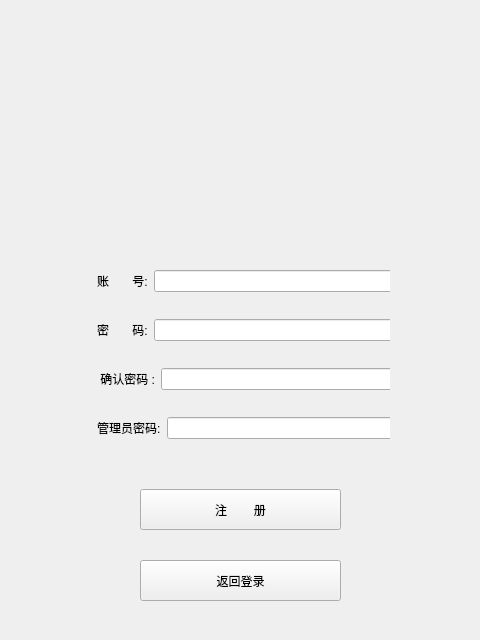
<?xml version="1.0" encoding="UTF-8"?>
<ui version="4.0">
 <class>loginpage</class>
 <widget class="QMainWindow" name="loginpage">
  <property name="geometry">
   <rect>
    <x>0</x>
    <y>0</y>
    <width>480</width>
    <height>640</height>
   </rect>
  </property>
  <property name="windowTitle">
   <string>停车场管理系统</string>
  </property>
  <property name="windowIcon">
   <iconset>
    <normalon>:/img/院徽.png</normalon>
   </iconset>
  </property>
  <property name="unifiedTitleAndToolBarOnMac">
   <bool>false</bool>
  </property>
  <widget class="QWidget" name="centralwidget">
   <layout class="QGridLayout" name="gridLayout_3">
    <item row="0" column="0">
     <widget class="QWidget" name="widget" native="true">
      <property name="minimumSize">
       <size>
        <width>462</width>
        <height>622</height>
       </size>
      </property>
      <layout class="QGridLayout" name="gridLayout_2">
       <property name="leftMargin">
        <number>0</number>
       </property>
       <property name="topMargin">
        <number>0</number>
       </property>
       <property name="rightMargin">
        <number>0</number>
       </property>
       <property name="bottomMargin">
        <number>0</number>
       </property>
       <property name="spacing">
        <number>0</number>
       </property>
       <item row="0" column="0">
        <spacer name="horizontalSpacer_9">
         <property name="orientation">
          <enum>Qt::Horizontal</enum>
         </property>
         <property name="sizeHint" stdset="0">
          <size>
           <width>59</width>
           <height>20</height>
          </size>
         </property>
        </spacer>
       </item>
       <item row="0" column="2">
        <layout class="QVBoxLayout" name="verticalLayout_6">
         <item>
          <spacer name="verticalSpacer_2">
           <property name="orientation">
            <enum>Qt::Vertical</enum>
           </property>
           <property name="sizeType">
            <enum>QSizePolicy::Minimum</enum>
           </property>
           <property name="sizeHint" stdset="0">
            <size>
             <width>20</width>
             <height>20</height>
            </size>
           </property>
          </spacer>
         </item>
         <item>
          <layout class="QHBoxLayout" name="horizontalLayout_23">
           <item>
            <spacer name="horizontalSpacer_4">
             <property name="orientation">
              <enum>Qt::Horizontal</enum>
             </property>
             <property name="sizeType">
              <enum>QSizePolicy::Preferred</enum>
             </property>
             <property name="sizeHint" stdset="0">
              <size>
               <width>40</width>
               <height>20</height>
              </size>
             </property>
            </spacer>
           </item>
           <item>
            <widget class="QLabel" name="label_11">
             <property name="minimumSize">
              <size>
               <width>90</width>
               <height>90</height>
              </size>
             </property>
             <property name="maximumSize">
              <size>
               <width>90</width>
               <height>90</height>
              </size>
             </property>
             <property name="text">
              <string/>
             </property>
             <property name="pixmap">
              <pixmap resource="../img/background.qrc">:/img/院徽.png</pixmap>
             </property>
             <property name="scaledContents">
              <bool>true</bool>
             </property>
            </widget>
           </item>
           <item>
            <spacer name="horizontalSpacer_5">
             <property name="orientation">
              <enum>Qt::Horizontal</enum>
             </property>
             <property name="sizeType">
              <enum>QSizePolicy::Preferred</enum>
             </property>
             <property name="sizeHint" stdset="0">
              <size>
               <width>40</width>
               <height>20</height>
              </size>
             </property>
            </spacer>
           </item>
          </layout>
         </item>
         <item>
          <widget class="QLabel" name="label_12">
           <property name="minimumSize">
            <size>
             <width>300</width>
             <height>90</height>
            </size>
           </property>
           <property name="maximumSize">
            <size>
             <width>300</width>
             <height>90</height>
            </size>
           </property>
           <property name="text">
            <string/>
           </property>
           <property name="pixmap">
            <pixmap resource="../img/background.qrc">:/img/院文字.png</pixmap>
           </property>
           <property name="scaledContents">
            <bool>true</bool>
           </property>
          </widget>
         </item>
         <item>
          <spacer name="verticalSpacer_3">
           <property name="orientation">
            <enum>Qt::Vertical</enum>
           </property>
           <property name="sizeType">
            <enum>QSizePolicy::Preferred</enum>
           </property>
           <property name="sizeHint" stdset="0">
            <size>
             <width>20</width>
             <height>40</height>
            </size>
           </property>
          </spacer>
         </item>
         <item>
          <widget class="QWidget" name="widget_6" native="true"/>
         </item>
        </layout>
       </item>
       <item row="1" column="1" colspan="2">
        <widget class="QStackedWidget" name="stackedWidget">
         <property name="currentIndex">
          <number>1</number>
         </property>
         <widget class="QWidget" name="page_0">
          <widget class="PushButton" name="denglu">
           <property name="geometry">
            <rect>
             <x>50</x>
             <y>240</y>
             <width>201</width>
             <height>41</height>
            </rect>
           </property>
           <property name="text">
            <string>登       录</string>
           </property>
           <property name="shortcut">
            <string>Return</string>
           </property>
          </widget>
          <widget class="PushButton" name="PushButton_5">
           <property name="geometry">
            <rect>
             <x>50</x>
             <y>310</y>
             <width>201</width>
             <height>41</height>
            </rect>
           </property>
           <property name="text">
            <string>退       出</string>
           </property>
          </widget>
          <widget class="QWidget" name="layoutWidget_3">
           <property name="geometry">
            <rect>
             <x>20</x>
             <y>10</y>
             <width>280</width>
             <height>211</height>
            </rect>
           </property>
           <layout class="QVBoxLayout" name="verticalLayout_2">
            <item>
             <layout class="QHBoxLayout" name="horizontalLayout_8">
              <item>
               <widget class="QLabel" name="label_13">
                <property name="text">
                 <string>用户名:</string>
                </property>
               </widget>
              </item>
              <item>
               <widget class="LineEdit" name="username">
                <property name="enabled">
                 <bool>true</bool>
                </property>
               </widget>
              </item>
             </layout>
            </item>
            <item>
             <layout class="QHBoxLayout" name="horizontalLayout_10">
              <item>
               <widget class="QLabel" name="label_14">
                <property name="text">
                 <string>密  码:</string>
                </property>
               </widget>
              </item>
              <item>
               <widget class="PasswordLineEdit" name="password"/>
              </item>
             </layout>
            </item>
            <item>
             <layout class="QHBoxLayout" name="horizontalLayout_11">
              <item>
               <widget class="QLabel" name="label_15">
                <property name="text">
                 <string>验证码:</string>
                </property>
               </widget>
              </item>
              <item>
               <widget class="LineEdit" name="lineEdit_4"/>
              </item>
              <item>
               <widget class="QLabel" name="yanzhengma">
                <property name="minimumSize">
                 <size>
                  <width>60</width>
                  <height>30</height>
                 </size>
                </property>
                <property name="maximumSize">
                 <size>
                  <width>60</width>
                  <height>30</height>
                 </size>
                </property>
                <property name="text">
                 <string>刷新显示</string>
                </property>
               </widget>
              </item>
              <item>
               <widget class="PushButton" name="shuaxin">
                <property name="maximumSize">
                 <size>
                  <width>30</width>
                  <height>30</height>
                 </size>
                </property>
                <property name="styleSheet">
                 <string notr="true">PushButton, ToolButton, ToggleButton, ToggleToolButton {
    color: black;
    background: rgba(255, 255, 255, 0.7);
	
	border-image: url(:/img/R-C.png);
    border: 1px solid rgba(0, 0, 0, 0.073);
    border-bottom: 1px solid rgba(0, 0, 0, 0.183);
    border-radius: 5px;
    /* font: 14px 'Segoe UI', 'Microsoft YaHei'; */
    padding: 5px 12px 6px 12px;
    outline: none;
}

ToolButton {
    padding: 5px 9px 6px 8px;
}

PushButton[hasIcon=false] {
    padding: 5px 12px 6px 12px;
}

PushButton[hasIcon=true] {
    padding: 5px 12px 6px 36px;
}

DropDownToolButton, PrimaryDropDownToolButton {
    padding: 5px 31px 6px 8px;
}

DropDownPushButton[hasIcon=false],
PrimaryDropDownPushButton[hasIcon=false] {
    padding: 5px 31px 6px 12px;
}

DropDownPushButton[hasIcon=true],
PrimaryDropDownPushButton[hasIcon=true] {
    padding: 5px 31px 6px 36px;
}

PushButton:hover, ToolButton:hover, ToggleButton:hover, ToggleToolButton:hover {
    background: rgba(249, 249, 249, 0.5);
}

PushButton:pressed, ToolButton:pressed, ToggleButton:pressed, ToggleToolButton:pressed {
    color: rgba(0, 0, 0, 0.63);
    background: rgba(249, 249, 249, 0.3);
    border-bottom: 1px solid rgba(0, 0, 0, 0.073);
}

PushButton:disabled, ToolButton:disabled, ToggleButton:disabled, ToggleToolButton:disabled {
    color: rgba(0, 0, 0, 0.36);
    background: rgba(249, 249, 249, 0.3);
    border: 1px solid rgba(0, 0, 0, 0.06);
    border-bottom: 1px solid rgba(0, 0, 0, 0.06);
}


PrimaryPushButton,
PrimaryToolButton,
ToggleButton:checked,
ToggleToolButton:checked {
    color: white;
    background-color: #009faa;
    border: 1px solid #00a7b3;
    border-bottom: 1px solid #007780;
}

PrimaryPushButton:hover,
PrimaryToolButton:hover,
ToggleButton:checked:hover,
ToggleToolButton:checked:hover {
    background-color: #00a7b3;
    border: 1px solid #2daab3;
    border-bottom: 1px solid #007780;
}

PrimaryPushButton:pressed,
PrimaryToolButton:pressed,
ToggleButton:checked:pressed,
ToggleToolButton:checked:pressed {
    color: rgba(255, 255, 255, 0.63);
    background-color: #3eabb3;
    border: 1px solid #3eabb3;
}

PrimaryPushButton:disabled,
PrimaryToolButton:disabled,
ToggleButton:checked:disabled,
ToggleToolButton:checked:disabled {
    color: rgba(255, 255, 255, 0.9);
    background-color: rgb(205, 205, 205);
    border: 1px solid rgb(205, 205, 205);
}

SplitDropButton,
PrimarySplitDropButton {
    border-left: none;
    border-top-left-radius: 0;
    border-bottom-left-radius: 0;
}

#splitPushButton,
#splitToolButton,
#primarySplitPushButton,
#primarySplitToolButton {
    border-top-right-radius: 0;
    border-bottom-right-radius: 0;
}

#splitPushButton:pressed,
#splitToolButton:pressed,
SplitDropButton:pressed {
    border-bottom: 1px solid rgba(0, 0, 0, 0.183);
}

PrimarySplitDropButton:pressed {
    border-bottom: 1px solid #007780;
}

#primarySplitPushButton, #primarySplitToolButton {
    border-right: 1px solid #3eabb3;
}

#primarySplitPushButton:pressed, #primarySplitToolButton:pressed {
    border-bottom: 1px solid #007780;
}

HyperlinkButton {
    /* font: 14px 'Segoe UI', 'Microsoft YaHei'; */
    padding: 6px 12px 6px 12px;
    color: #009faa;
    border: none;
    border-radius: 6px;
    background-color: transparent;
}

HyperlinkButton[hasIcon=false] {
    padding: 6px 12px 6px 12px;
}

HyperlinkButton[hasIcon=true] {
    padding: 6px 12px 6px 36px;
}

HyperlinkButton:hover {
    color: #009faa;
    background-color: rgba(0, 0, 0, 10);
    border: none;
}

HyperlinkButton:pressed {
    color: #009faa;
    background-color: rgba(0, 0, 0, 6);
    border: none;
}

HyperlinkButton:disabled {
    color: rgba(0, 0, 0, 0.43);
    background-color: transparent;
    border: none;
}


RadioButton {
    min-height: 24px;
    max-height: 24px;
    background-color: transparent;
    font: 14px 'Segoe UI', 'Microsoft YaHei', 'PingFang SC';
    color: black;
}

RadioButton::indicator {
    width: 18px;
    height: 18px;
    border-radius: 11px;
    border: 2px solid #999999;
    background-color: rgba(0, 0, 0, 5);
    margin-right: 4px;
}

RadioButton::indicator:hover {
    background-color: rgba(0, 0, 0, 0);
}

RadioButton::indicator:pressed {
    border: 2px solid #bbbbbb;
    background-color: qradialgradient(spread:pad, cx:0.5, cy:0.5, radius:0.5, fx:0.5, fy:0.5,
            stop:0 rgb(255, 255, 255),
            stop:0.5 rgb(255, 255, 255),
            stop:0.6 rgb(225, 224, 223),
            stop:1 rgb(225, 224, 223));
}

RadioButton::indicator:checked {
    height: 22px;
    width: 22px;
    border: none;
    border-radius: 11px;
    background-color: qradialgradient(spread:pad, cx:0.5, cy:0.5, radius:0.5, fx:0.5, fy:0.5,
            stop:0 rgb(255, 255, 255),
            stop:0.5 rgb(255, 255, 255),
            stop:0.6 #009faa,
            stop:1 #009faa);
}

RadioButton::indicator:checked:hover {
    background-color: qradialgradient(spread:pad, cx:0.5, cy:0.5, radius:0.5, fx:0.5, fy:0.5,
            stop:0 rgb(255, 255, 255),
            stop:0.6 rgb(255, 255, 255),
            stop:0.7 #009faa,
            stop:1 #009faa);
}

RadioButton::indicator:checked:pressed {
    background-color: qradialgradient(spread:pad, cx:0.5, cy:0.5, radius:0.5, fx:0.5, fy:0.5,
            stop:0 rgb(255, 255, 255),
            stop:0.5 rgb(255, 255, 255),
            stop:0.6 #009faa,
            stop:1 #009faa);
}

RadioButton:disabled {
    color: rgba(0, 0, 0, 110);
}

RadioButton::indicator:disabled {
    border: 2px solid #bbbbbb;
    background-color: transparent;
}

RadioButton::indicator:disabled:checked {
    border: none;
    background-color: qradialgradient(spread:pad, cx:0.5, cy:0.5, radius:0.5, fx:0.5, fy:0.5,
            stop:0 rgb(255, 255, 255),
            stop:0.5 rgb(255, 255, 255),
            stop:0.6 rgba(0, 0, 0, 0.2169),
            stop:1 rgba(0, 0, 0, 0.2169));
}

TransparentToolButton,
TransparentToggleToolButton,
TransparentDropDownToolButton,
TransparentPushButton,
TransparentDropDownPushButton,
TransparentTogglePushButton {
    background-color: transparent;
    border: none;
    border-radius: 5px;
    margin: 0;
}

TransparentToolButton:hover,
TransparentToggleToolButton:hover,
TransparentDropDownToolButton:hover,
TransparentPushButton:hover,
TransparentDropDownPushButton:hover,
TransparentTogglePushButton:hover {
    background-color: rgba(0, 0, 0, 9);
    border: none;
}

TransparentToolButton:pressed,
TransparentToggleToolButton:pressed,
TransparentDropDownToolButton:pressed,
TransparentPushButton:pressed,
TransparentDropDownPushButton:pressed,
TransparentTogglePushButton:pressed {
    background-color: rgba(0, 0, 0, 6);
    border: none;
}

TransparentToolButton:disabled,
TransparentToggleToolButton:disabled,
TransparentDropDownToolButton:disabled,
TransprentPushButton:disabled,
TransparentDropDownPushButton:disabled,
TransprentTogglePushButton:disabled {
    background-color: transparent;
    border: none;
}


PillPushButton,
PillPushButton:hover,
PillPushButton:pressed,
PillPushButton:disabled,
PillPushButton:checked,
PillPushButton:checked:hover,
PillPushButton:checked:pressed,
PillPushButton:disabled:checked,
PillToolButton,
PillToolButton:hover,
PillToolButton:pressed,
PillToolButton:disabled,
PillToolButton:checked,
PillToolButton:checked:hover,
PillToolButton:checked:pressed,
PillToolButton:disabled:checked {
    background-color: transparent;
    border: none;
}
</string>
                </property>
                <property name="text">
                 <string/>
                </property>
               </widget>
              </item>
             </layout>
            </item>
            <item>
             <layout class="QHBoxLayout" name="horizontalLayout_12">
              <item>
               <widget class="QWidget" name="widget_4" native="true"/>
              </item>
              <item>
               <widget class="QWidget" name="widget_5" native="true"/>
              </item>
              <item>
               <widget class="QPushButton" name="zhuce1">
                <property name="text">
                 <string>注册</string>
                </property>
               </widget>
              </item>
             </layout>
            </item>
           </layout>
          </widget>
         </widget>
         <widget class="QWidget" name="page_1">
          <widget class="PushButton" name="zhuce_1">
           <property name="geometry">
            <rect>
             <x>50</x>
             <y>240</y>
             <width>201</width>
             <height>41</height>
            </rect>
           </property>
           <property name="text">
            <string>注        册</string>
           </property>
          </widget>
          <widget class="PushButton" name="back_login">
           <property name="geometry">
            <rect>
             <x>50</x>
             <y>311</y>
             <width>201</width>
             <height>41</height>
            </rect>
           </property>
           <property name="text">
            <string>返回登录</string>
           </property>
          </widget>
          <widget class="QWidget" name="layoutWidget_4">
           <property name="geometry">
            <rect>
             <x>7</x>
             <y>0</y>
             <width>301</width>
             <height>211</height>
            </rect>
           </property>
           <layout class="QVBoxLayout" name="verticalLayout_7">
            <item>
             <layout class="QHBoxLayout" name="horizontalLayout_13">
              <item>
               <widget class="QLabel" name="label_17">
                <property name="text">
                 <string>账       号:</string>
                </property>
               </widget>
              </item>
              <item>
               <widget class="LineEdit" name="new_username"/>
              </item>
             </layout>
            </item>
            <item>
             <layout class="QHBoxLayout" name="horizontalLayout_14">
              <item>
               <widget class="QLabel" name="label_18">
                <property name="text">
                 <string>密       码:</string>
                </property>
               </widget>
              </item>
              <item>
               <widget class="PasswordLineEdit" name="new_Password"/>
              </item>
             </layout>
            </item>
            <item>
             <layout class="QHBoxLayout" name="horizontalLayout_15">
              <item>
               <widget class="QLabel" name="label_19">
                <property name="text">
                 <string> 确认密码 :</string>
                </property>
               </widget>
              </item>
              <item>
               <widget class="PasswordLineEdit" name="new_Password_1"/>
              </item>
             </layout>
            </item>
            <item>
             <layout class="QHBoxLayout" name="horizontalLayout_16">
              <item>
               <widget class="QLabel" name="label_20">
                <property name="text">
                 <string>管理员密码:</string>
                </property>
               </widget>
              </item>
              <item>
               <widget class="PasswordLineEdit" name="pro_Password"/>
              </item>
             </layout>
            </item>
           </layout>
          </widget>
         </widget>
        </widget>
       </item>
       <item row="0" column="3">
        <spacer name="horizontalSpacer_10">
         <property name="orientation">
          <enum>Qt::Horizontal</enum>
         </property>
         <property name="sizeHint" stdset="0">
          <size>
           <width>59</width>
           <height>20</height>
          </size>
         </property>
        </spacer>
       </item>
      </layout>
     </widget>
    </item>
   </layout>
  </widget>
 </widget>
 <customwidgets>
  <customwidget>
   <class>PushButton</class>
   <extends>QPushButton</extends>
   <header>qfluentwidgets</header>
  </customwidget>
  <customwidget>
   <class>LineEdit</class>
   <extends>QLineEdit</extends>
   <header>qfluentwidgets</header>
  </customwidget>
  <customwidget>
   <class>PasswordLineEdit</class>
   <extends>LineEdit</extends>
   <header>qfluentwidgets</header>
  </customwidget>
 </customwidgets>
 <resources>
  <include location="../img/background.qrc"/>
 </resources>
 <connections>
  <connection>
   <sender>PushButton_5</sender>
   <signal>clicked()</signal>
   <receiver>loginpage</receiver>
   <slot>close()</slot>
   <hints>
    <hint type="sourcelabel">
     <x>191</x>
     <y>601</y>
    </hint>
    <hint type="destinationlabel">
     <x>193</x>
     <y>708</y>
    </hint>
   </hints>
  </connection>
 </connections>
</ui>
